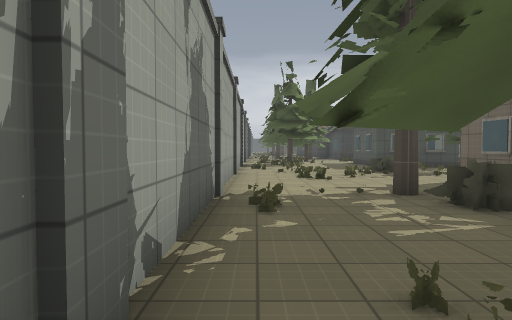
View 1 (above)

24 first-person views from a walk through a level from a Godot 3-D game. The camera is 1.4 m above the floor, tilts 2° down and sees 75° across. The floor is counted in squares, 2 m on a side. Each view is taken from the middle of a square. On the plan, view 1 faces up. The plan holds only what a view shows up to about 10 squares ahead; the rest is blank. The place goes on beyond the plan. Some surface patterns are stand-ins.

View 2
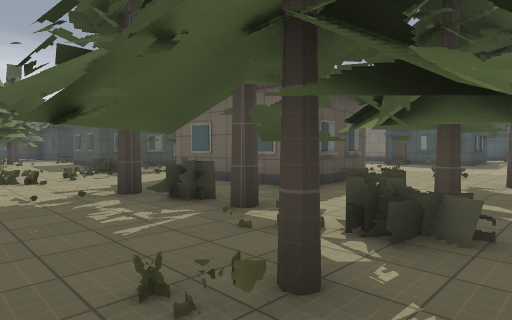

View 3
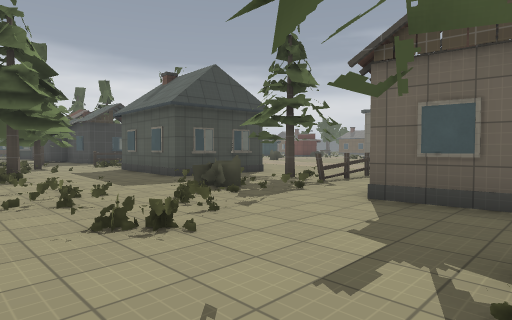

View 4
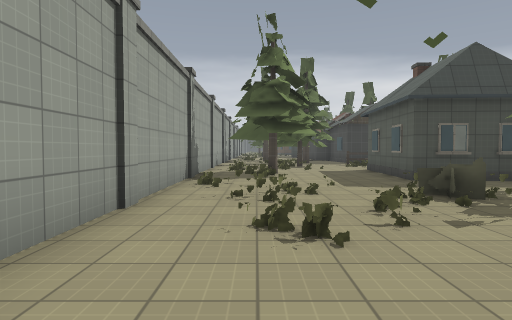

View 5
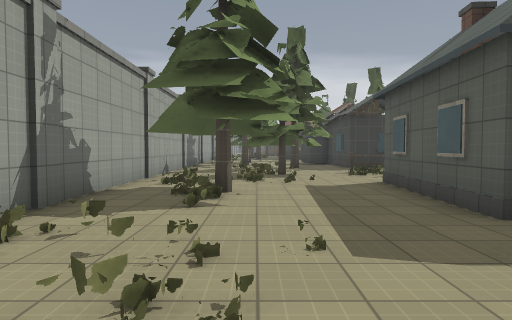

View 6
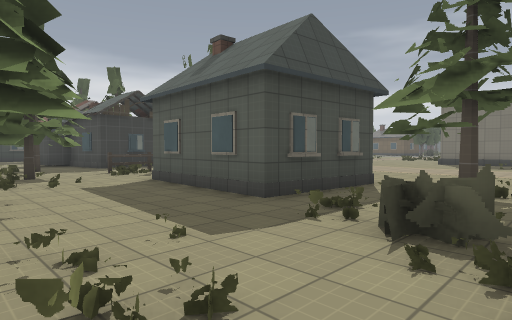

View 7
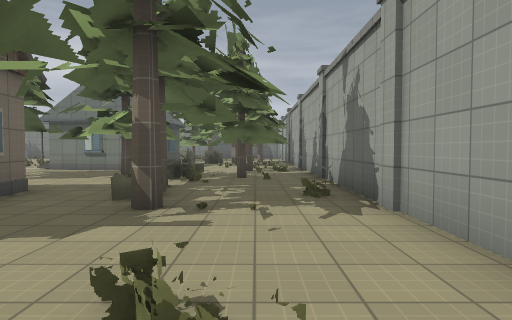

View 8
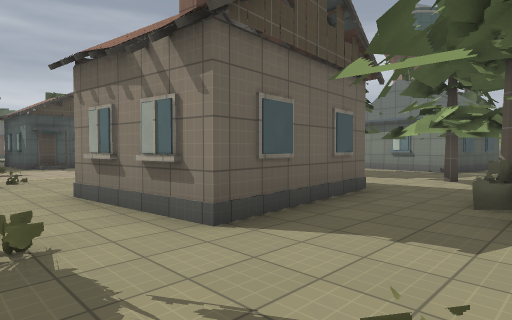

View 9
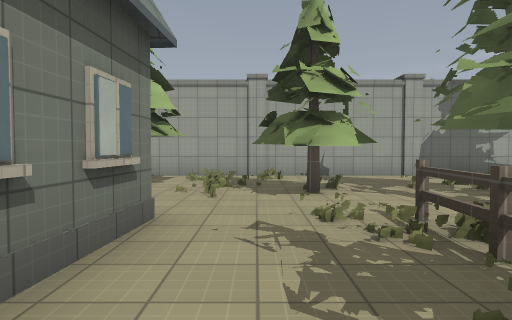

View 10
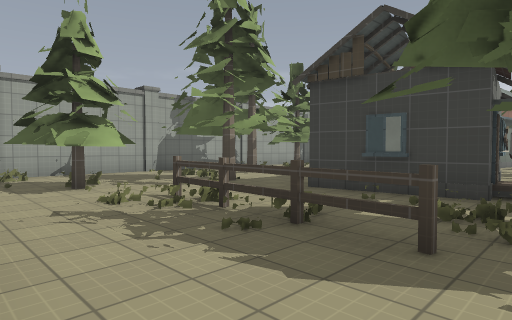

View 11
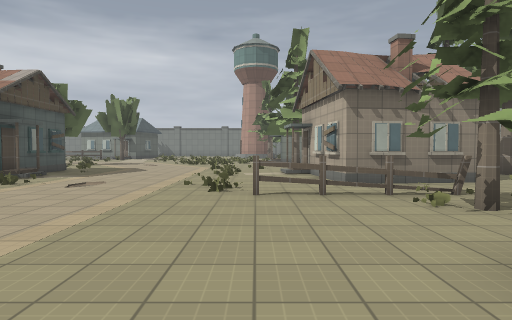

View 12
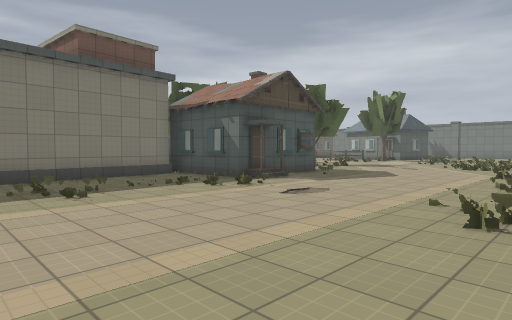

View 13
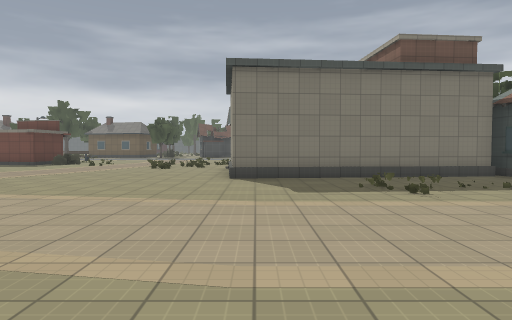

View 14
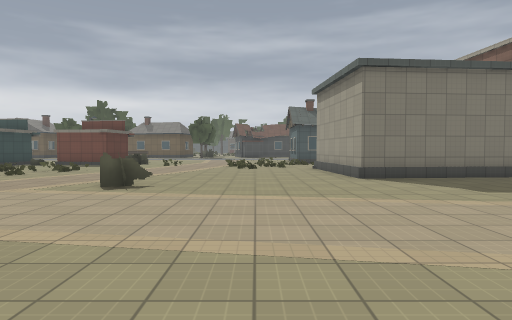

View 15
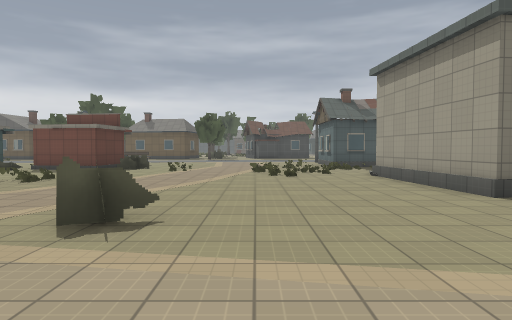

View 16
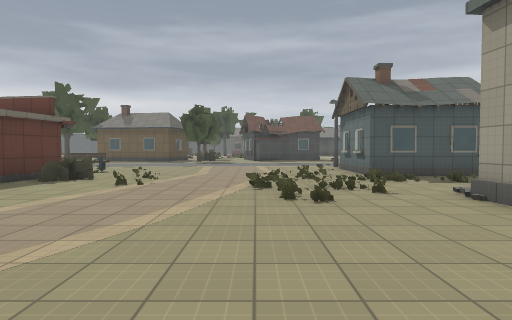

View 17
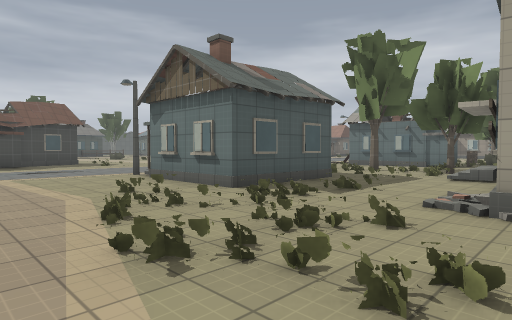

View 18
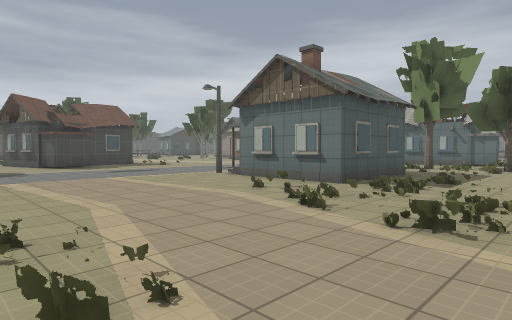

View 19
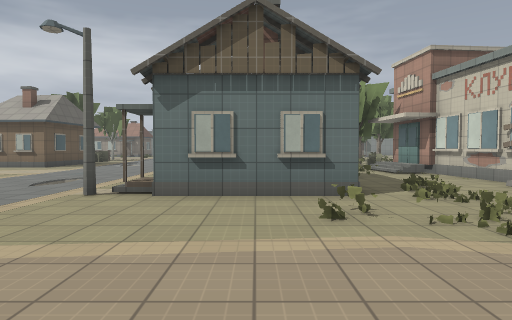

View 20
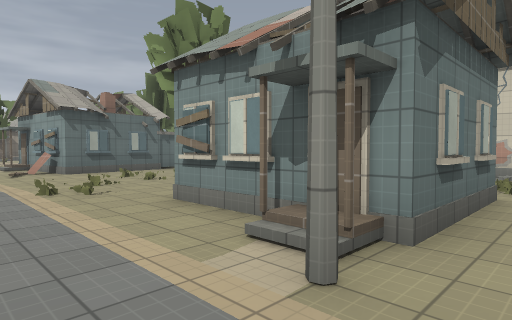

View 21
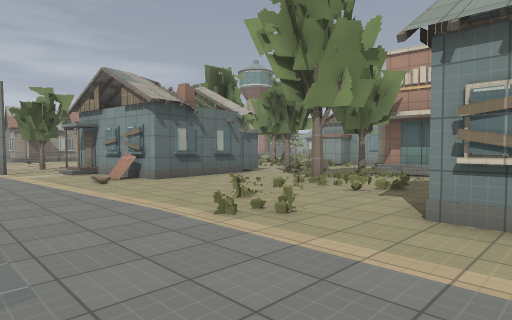

View 22
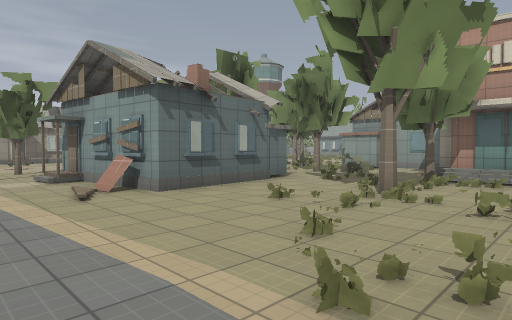

View 23
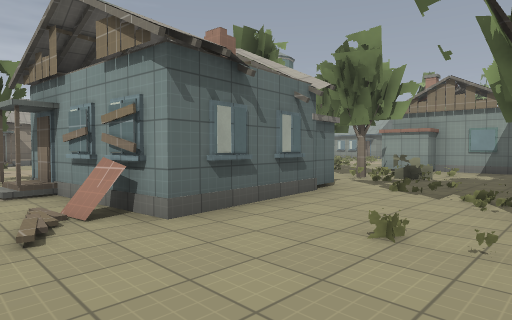

View 24
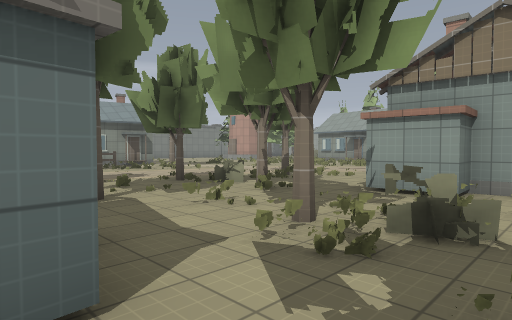

### Floor plan
Key: @ floor where view 1 was taken; # wall or solid block; x gap in a wall; . floor; / step, stairs or slope; = window, fence, low wall or low ledge; T thing the floor can be seen under or through.
Columns run from 1 left of view 1 to 31 right of it. Each row starts with its distance up from view 1.
 21 #...x..###      ..... ..==..
 20 #........=     .............
 19 #..  .=#=##  ....................
 18 #..##.#.##. ....#................
 17 #..# ............................
 16 #.#............................./
 15 #.....##   ...........=........./
 14 #.#...#   ................####..
 13 #.....#  .........#####...# ##...
 12 #.....#TT.........#   #...# #../.
 11 #......  .........#   #.=.###....
 10 #....=.TT.........##  #/=....=...
  9 #....#.T=TT........#  #//..=.....
  8 #.=#..............##  #/###......
  7 #.....###.........#.............
  6 #.....# #.......####...#........
  5 #..#..# ##......#  #.=#=..###...
  4 #=..=.####......#  #..#..## #...
  3 #...#...........  ......    #...
  2 #.#.=..........  ....#..    ##..
  1 #.####..#.....   =.===.#    #.#
  0 #@  .....        #x#.#.      ..
 -1 ##   ....         .....     .#
 -2      .##           ....     ..
 -3       #             ...

Positions as (right, up) in squares from view 1, and headings:
1: (0, 0), facing up
2: (0, 0), facing up-right
3: (0, 5), facing up-right
4: (1, 5), facing up
5: (2, 9), facing up
6: (1, 9), facing up-right
7: (1, 9), facing down
8: (2, 9), facing down-right
9: (8, 17), facing left
10: (9, 16), facing up-left
11: (9, 14), facing down
12: (9, 12), facing down-right
13: (9, 13), facing right
14: (9, 16), facing right
15: (12, 17), facing right
16: (16, 17), facing right
17: (20, 18), facing down-right
18: (21, 20), facing down-right
19: (26, 19), facing down
20: (30, 15), facing down-left
21: (31, 12), facing down-left
22: (30, 10), facing down-left
23: (29, 8), facing down-left
24: (24, 6), facing down-left
